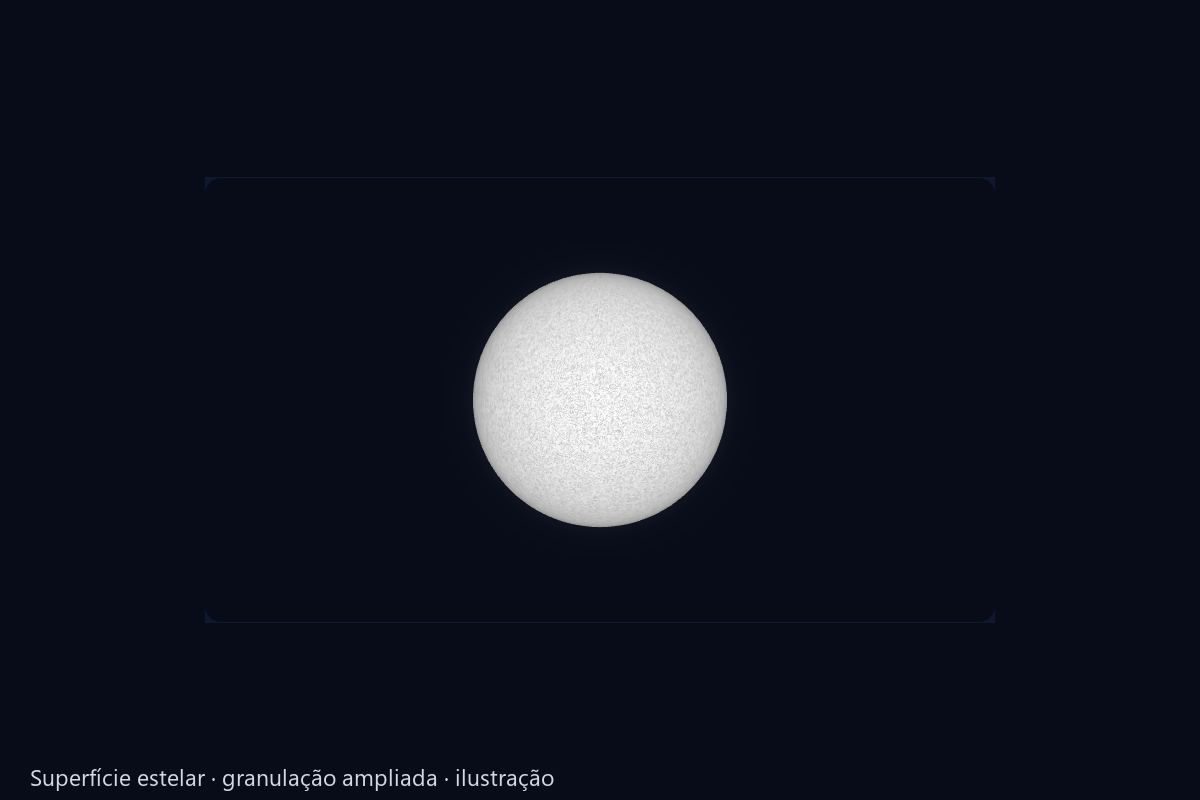
#> input picture cosmos-do-zero/assets/source/posters/star.png, 1200 x 800 px, given in place of star.webp, which was not available
$ python prepare-story-plates.py
#> lines starting #> are read from the running program, lines starting #| are printed output that depends on the picture
"""Rebuild the story's transparent Sun, procedural studio backplate and compact-object study."""
from pathlib import Path
import numpy as np
from PIL import Image, ImageDraw, ImageFilter

root = Path(__file__).resolve().parents[1]
out = root / 'public/media/stories'
rng = np.random.default_rng(1808)
w, h = 1200, 675
y,x = np.mgrid[:h,:w]
base = np.empty((h,w,3))
dist = np.sqrt(((x-820)/750)**2 + ((y-370)/500)**2)
base[:] = [4,8,14] + np.exp(-dist[...,None]**2*2)*[5,10,15]
noise=rng.normal(0,.75,(h,w,1))
base+=noise
for _ in range(1450):
    sx,sy=rng.integers(0,w),rng.integers(0,h)
    q=.25+rng.random()**4*2.7
    shade=rng.choice([[.65,.80,1.0],[1,.88,.7],[.9,.95,1]])
    bright=rng.uniform(40,175)
    xs=np.arange(max(0,sx-4), min(w,sx+5))
    ys=np.arange(max(0,sy-4), min(h,sy+5))
    mask=np.exp(-((xs-sx)[None,:]**2+(ys-sy)[:,None]**2)/(q*.58))
    base[ys[:,None],xs]+=mask[...,None]*bright*shade
def as_image(rgb):
    return Image.fromarray(np.uint8(rgb.clip(0,255)))
as_image(base).save(out/'studio-field.webp',quality=87)
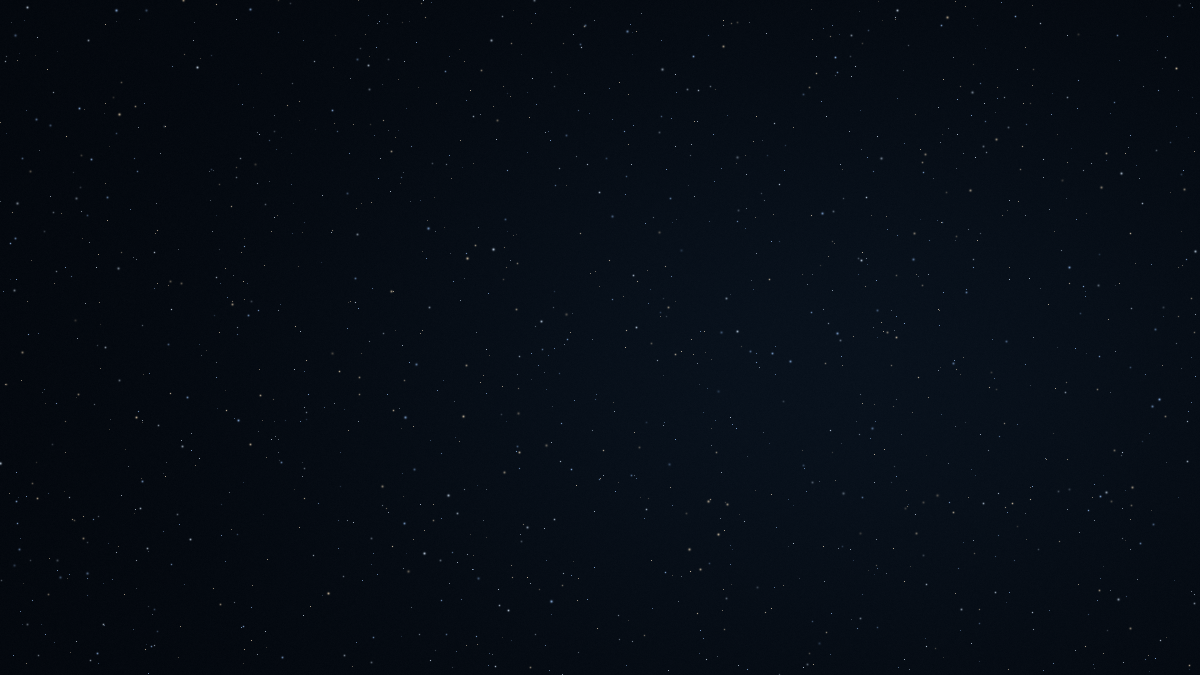
#> saved as studio-field.webp: PIL image 1200x675 RGB; mean R, G, B 6.2, 12.7, 21.2
# White dwarf and magnetized neutron star shown at independent illustrative scales.
# The accretion disk is artistic; emitting matter is outside the dark centre.
frame=base.copy()
for sx,sy,size,color in [(220,246,25,[.77,.88,1]),(543,249,17,[.57,.8,1])]:
    rx=(x-sx)/size; ry=(y-sy)/size; rr=np.hypot(rx,ry)
    glow=60*np.exp(-rr*1.1)+22*np.exp(-rr*.30)
    disc=(rr<1)*(145+80*np.sqrt(np.maximum(0,1-rr**2)))
    frame+=(disc+glow)[...,None]*color
beam=np.exp(-((x-543+.30*(y-249))/13)**2)*np.exp(-abs(y-249)/67)
frame+=beam[...,None]*[38,85,110]
dx=(x-928)/71;dy=(y-238)/71
xr=dx*.97-dy*.24; yr=dx*.24+dy*.97; r=np.hypot(xr,yr)
ring=np.hypot(xr,yr*4.9)
ann=np.exp(-((ring-1.65)/.64)**2)*(1+.18*np.sin(ring*36+np.arctan2(yr,xr)*3))
lens=np.exp(-((r-1.03)/.08)**2)*np.clip(-yr*2,0,1)
sided=np.clip(1.1-xr*.35,.4,1.9)
shadow=np.clip((r-.90)*24,0,1)
frame*=np.where((yr<0)|(ring<1.35),shadow,1)[...,None]
frame+=(ann*(100+32*np.cos(ring*20))*sided+lens*155)[...,None]*[1,.64,.32]
as_image(frame).save(out/'stellar-remnants.webp',quality=89)
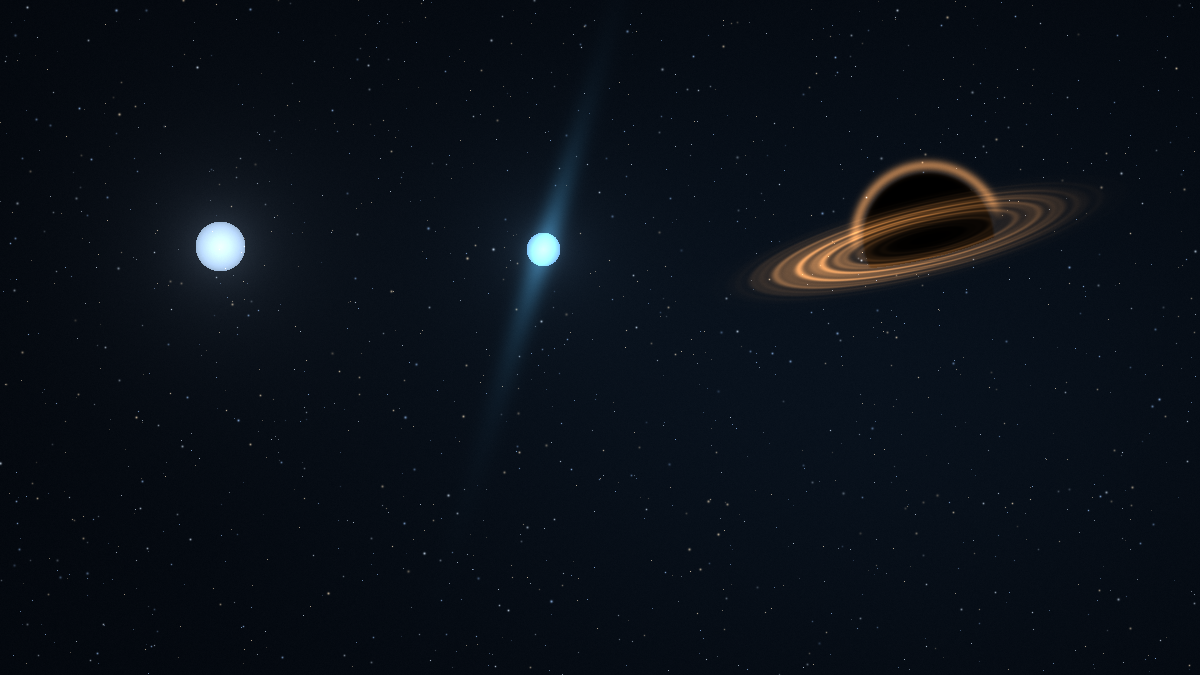
#> saved as stellar-remnants.webp: PIL image 1200x675 RGB; mean R, G, B 10.2, 16.4, 24.5
src=Image.open(root/'public/renders/star.webp').convert('RGB')
#> src is the input picture: PIL image 1200x800 RGB; mean R, G, B 18.5, 23.2, 34.6
sz=690; x0,y0=600,400
sun=src.crop((x0-sz//2,y0-sz//2,x0+sz//2,y0+sz//2)).resize((320,320),Image.Resampling.LANCZOS).convert('RGBA')
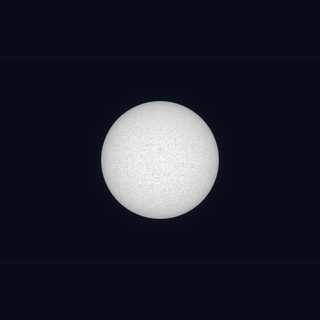
#> sun: PIL image 320x320 RGBA; mean R, G, B, A 29.2, 33.6, 44.4, 255
sy,sx=np.mgrid[:320,:320];radius=np.hypot(sx-160,sy-160)
sun.putalpha(Image.fromarray(np.uint8(np.clip((158-radius)/29,0,1)*255)))
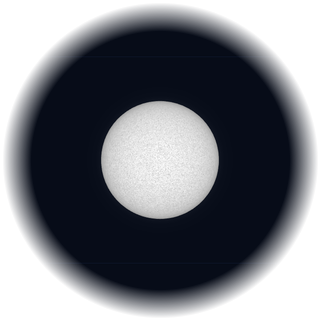
#> sun: PIL image 320x320 RGBA; mean R, G, B, A 29.2, 33.6, 44.4, 161.5; transparent parts drawn white
sun.save(out/'solar-disc.webp',quality=86)
Image.open(root/'src/assets/photos/iss-sunrise.webp').resize((1152,768),Image.Resampling.LANCZOS).save(out/'limbo-terrestre.webp',quality=88)
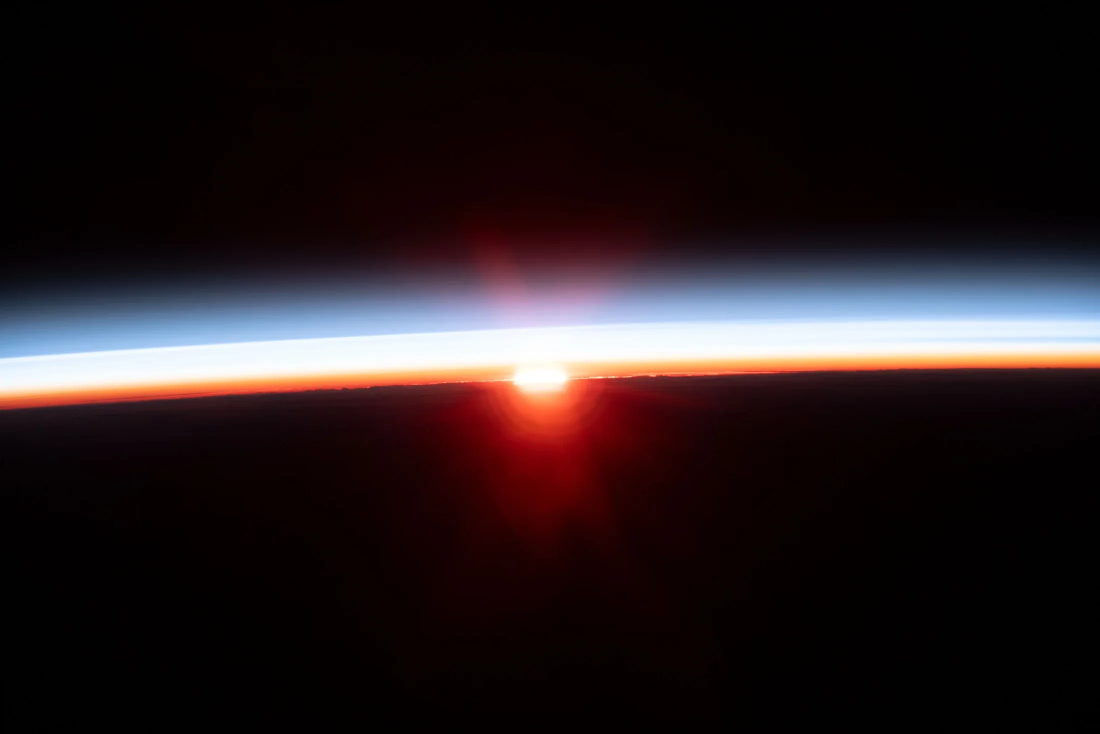
#> input picture cosmos-do-zero/src/assets/photos/iss-sunrise.webp, 2200 x 1467 px (shown at 1/2 size)
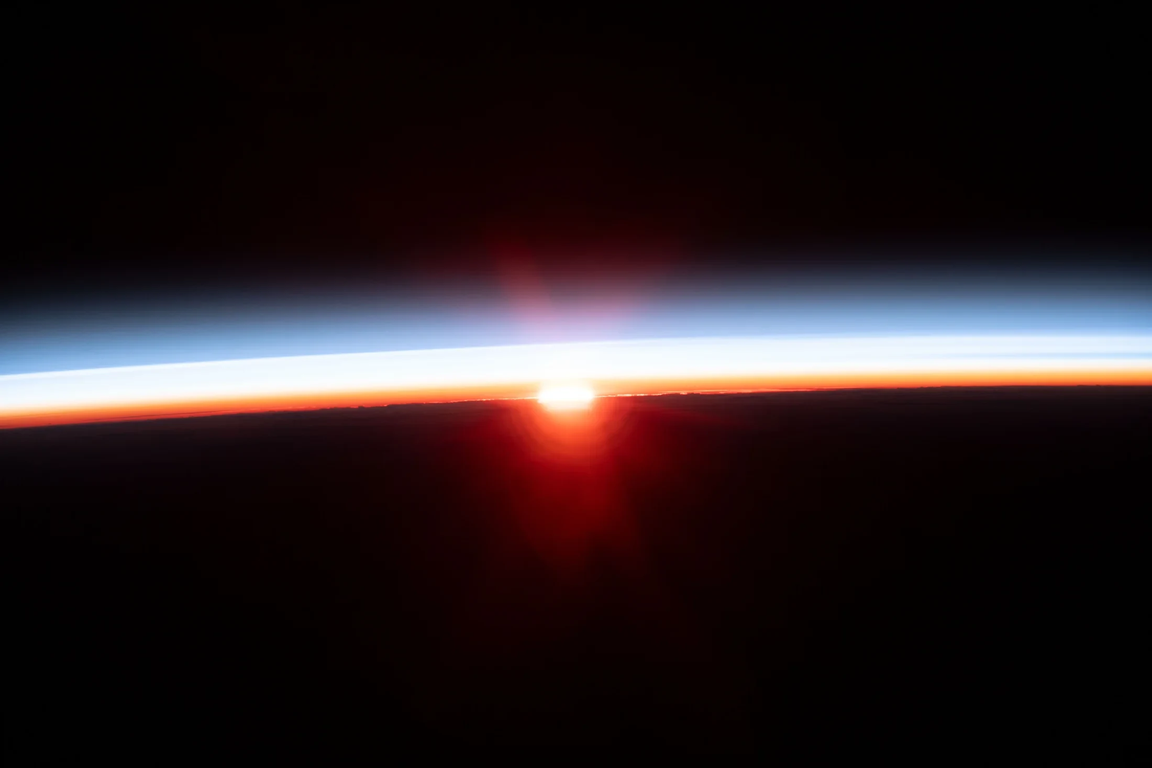
#> saved as limbo-terrestre.webp: PIL image 1152x768 RGB; mean R, G, B 39.3, 28.6, 30.9
